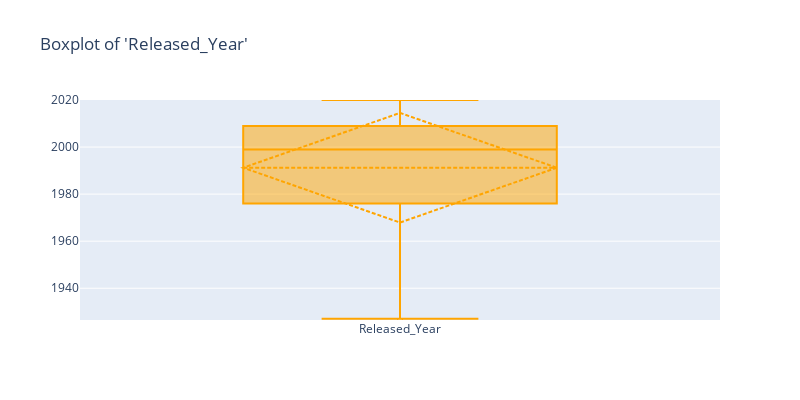

Notebook source saved alongside this figure:
### Code cell
# Box Plot de Released_Year
plot_boxplot_stats(raw_df, col_name = 'Released_Year')

### Figure 1 — Plotly figure (JSON) as saved in the notebook; plotly's stock layout.template omitted (floating-point values rounded to 4 significant figures; data arrays with more than 128 entries replaced by an {"elided": "..."} marker saying what was removed)
{"data": [{"boxmean": "sd", "boxpoints": "suspectedoutliers", "line": {"width": 2}, "marker": {"color": "orange"}, "name": "Released_Year", "type": "box", "y": {"elided": "998 float values"}}], "layout": {"height": 400, "title": {"text": "Boxplot of 'Released_Year'"}, "width": 800, "yaxis": {"range": [1926.0, 2020]}}}
